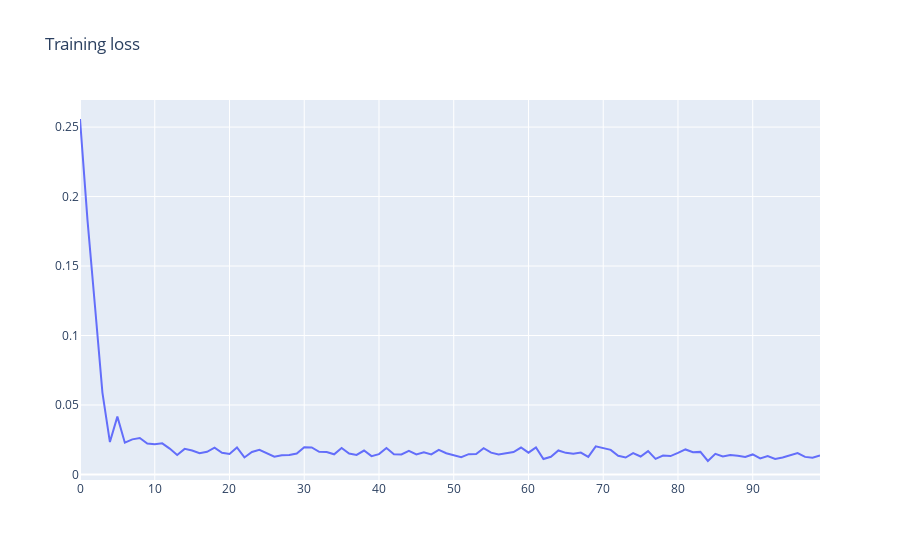

The notebook cell this image was saved under:
### Code cell
hist = pd.DataFrame(history.history)
hist['epoch'] = history.epoch

plot_data = [
    go.Scatter(
        x=hist['epoch'],
        y=hist['loss'],
        name='loss'
    )
    
]

plot_layout = go.Layout(
        title='Training loss'
    )
fig = go.Figure(data=plot_data, layout=plot_layout)
pyoff.iplot(fig)
